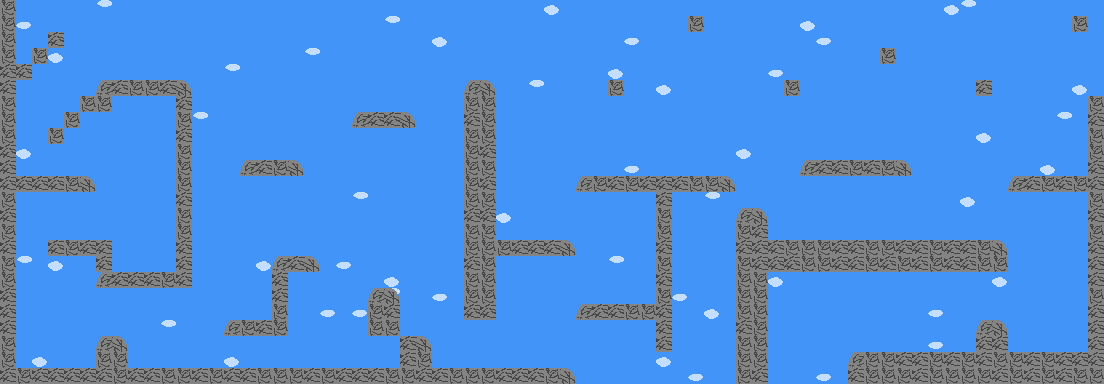

Tiled map render using the project's own tile images. Description and the map definition, with tile-layer contents summarised, below:
An orthogonal 69x24 tile map with 16x16 px tiles, 2 tile layers (Background, Foreground), 2 tilesets and 170 objects.

<map version="1.0" orientation="orthogonal" renderorder="right-down" width="69" height="24" tilewidth="16" tileheight="16" nextobjectid="238">
 <tileset firstgid="1" name="backgroundTileset" tilewidth="16" tileheight="16" tilecount="16" columns="4">
  <image source="backgroundTileset.png" width="64" height="64" />
 </tileset>
 <tileset firstgid="17" name="groundTileset" tilewidth="16" tileheight="16" tilecount="16" columns="4">
  <image source="groundTileset.png" width="64" height="64" />
 </tileset>
 <layer name="Background" width="69" height="24">
  <data>[1656 cells, 1656 non-empty, 8 distinct tile ids]</data>
 </layer>
 <layer name="Foreground" width="69" height="24">
  <data>[1656 cells, 313 non-empty, 4 distinct tile ids]</data>
 </layer>
 <objectgroup name="Inanimate">
  <object id="1" x="848" y="352" width="256" height="32" />
  <object id="2" x="1088" y="176" width="16" height="176" />
  <object id="3" x="976" y="320" width="32" height="32" />
  <object id="6" x="736" y="240" width="272" height="32" />
  <object id="7" x="736" y="272" width="32" height="112" />
  <object id="8" x="1008" y="176" width="80" height="16" />
  <object id="9" x="576" y="176" width="160" height="16" />
  <object id="10" x="656" y="192" width="16" height="160" />
  <object id="11" x="576" y="304" width="80" height="16" />
  <object id="12" x="496" y="240" width="80" height="16" />
  <object id="14" x="16" y="368" width="560" height="16" />
  <object id="15" x="0" y="0" width="16" height="384" />
  <object id="16" x="16" y="176" width="80" height="16" />
  <object id="17" x="176" y="80" width="16" height="208" />
  <object id="18" x="96" y="80" width="80" height="16" />
  <object id="19" x="96" y="272" width="80" height="16" />
  <object id="20" x="240" y="160" width="64" height="16" />
  <object id="21" x="352" y="112" width="64" height="16" />
  <object id="73" x="464" y="80" width="32" height="240" />
  <object id="93" x="1088" y="96" width="16" height="80" />
  <object id="96" x="736" y="208" width="32" height="32" />
  <object id="102" x="800" y="160" width="112" height="16" />
  <object id="141" x="400" y="336" width="32" height="32" />
  <object id="142" x="368" y="288" width="32" height="48" />
  <object id="143" x="96" y="336" width="32" height="32" />
  <object id="144" x="224" y="320" width="64" height="16" />
  <object id="145" x="272" y="256" width="16" height="64" />
  <object id="146" x="288" y="256" width="32" height="16" />
  <object id="159" x="96" y="240" width="16" height="48" />
  <object id="160" x="48" y="240" width="64" height="16" />
  <object id="177" x="96" y="80" width="16" height="32" />
  <object id="184" x="48" y="128" width="16" height="16" />
  <object id="185" x="64" y="112" width="16" height="16" />
  <object id="186" x="80" y="96" width="16" height="16" />
  <object id="187" x="16" y="64" width="16" height="16" />
  <object id="188" x="32" y="48" width="16" height="16" />
  <object id="189" x="48" y="32" width="16" height="16" />
  <object id="190" x="976" y="80" width="16" height="16" />
  <object id="191" x="1072" y="16" width="16" height="16" />
  <object id="192" x="880" y="48" width="16" height="16" />
  <object id="193" x="784" y="80" width="16" height="16" />
  <object id="194" x="608" y="80" width="16" height="16" />
  <object id="195" x="688" y="16" width="16" height="16" />
 </objectgroup>
 <objectgroup name="PlatformVert">
  <object id="22" x="800" y="376" width="16" height="16" />
  <object id="23" x="1040" y="320" width="16" height="16" />
  <object id="26" x="48" y="352" width="16" height="16" />
  <object id="28" x="128" y="96" width="16" height="16" />
  <object id="30" x="48" y="160" width="16" height="16" />
 </objectgroup>
 <objectgroup name="PlatformBoundary">
  <object id="41" x="800" y="384" width="16" height="16" />
  <object id="42" x="800" y="256" width="16" height="16" />
  <object id="43" x="1040" y="352" width="16" height="16" />
  <object id="44" x="1040" y="176" width="16" height="16" />
  <object id="45" x="48" y="368" width="16" height="16" />
  <object id="46" x="128" y="272" width="16" height="16" />
  <object id="47" x="48" y="176" width="16" height="16" />
  <object id="48" x="128" y="80" width="16" height="16" />
  <object id="50" x="48" y="-16" width="16" height="16" />
  <object id="74" x="480" y="80" width="16" height="16" />
  <object id="76" x="1152" y="80" width="16" height="16" />
  <object id="147" x="400" y="336" width="16" height="16" />
  <object id="148" x="400" y="352" width="16" height="16" />
  <object id="149" x="112" y="336" width="16" height="16" />
  <object id="151" x="112" y="352" width="16" height="16" />
  <object id="158" x="48" y="240" width="16" height="16" />
 </objectgroup>
 <objectgroup name="KillerWater">
  <object id="51" x="576" y="384" width="16" height="16" />
  <object id="52" x="592" y="384" width="16" height="16" />
  <object id="53" x="608" y="384" width="16" height="16" />
  <object id="54" x="624" y="384" width="16" height="16" />
  <object id="55" x="640" y="384" width="16" height="16" />
  <object id="56" x="656" y="384" width="16" height="16" />
  <object id="57" x="672" y="384" width="16" height="16" />
  <object id="58" x="688" y="384" width="16" height="16" />
  <object id="59" x="704" y="384" width="16" height="16" />
  <object id="60" x="720" y="384" width="16" height="16" />
 </objectgroup>
 <objectgroup name="PreviousLevel">
  <object id="61" x="768" y="384" width="16" height="16" />
  <object id="62" x="784" y="384" width="16" height="16" />
  <object id="63" x="800" y="384" width="16" height="16" />
  <object id="64" x="816" y="384" width="16" height="16" />
  <object id="65" x="832" y="384" width="16" height="16" />
 </objectgroup>
 <objectgroup name="PlatformHori">
  <object id="80" x="1104" y="80" width="16" height="16" />
  <object id="81" x="528" y="80" width="16" height="16" />
 </objectgroup>
 <objectgroup name="NextLevel">
  <object id="83" x="1104" y="32" width="16" height="16" />
  <object id="84" x="1104" y="16" width="16" height="16" />
  <object id="85" x="1104" y="0" width="16" height="16" />
  <object id="86" x="1104" y="48" width="16" height="16" />
  <object id="87" x="1104" y="64" width="16" height="16" />
  <object id="88" x="1104" y="80" width="16" height="16" />
 </objectgroup>
 <objectgroup name="iKillerSpikesUp">
  <object id="103" x="896" y="176" width="16" height="16" />
  <object id="104" x="800" y="176" width="16" height="16" />
  <object id="105" x="1008" y="192" width="16" height="16" />
  <object id="107" x="1024" y="192" width="16" height="16" />
  <object id="108" x="1040" y="192" width="16" height="16" />
  <object id="109" x="1056" y="192" width="16" height="16" />
  <object id="110" x="1072" y="192" width="16" height="16" />
  <object id="156" x="16" y="192" width="16" height="16" />
  <object id="157" x="32" y="192" width="16" height="16" />
  <object id="161" x="48" y="256" width="16" height="16" />
  <object id="162" x="64" y="256" width="16" height="16" />
  <object id="163" x="80" y="256" width="16" height="16" />
  <object id="173" x="112" y="96" width="16" height="16" />
  <object id="174" x="128" y="96" width="16" height="16" />
  <object id="175" x="144" y="96" width="16" height="16" />
  <object id="176" x="160" y="96" width="16" height="16" />
  <object id="181" x="16" y="80" width="16" height="16" />
  <object id="182" x="32" y="64" width="16" height="16" />
  <object id="183" x="48" y="48" width="16" height="16" />
  </objectgroup>
 <objectgroup name="iKillerSpikesDown">
  <!-- 44 objects omitted --></objectgroup>
 <objectgroup name="aKillerSpikesUp">
  <!-- 5 objects omitted --></objectgroup>
 <objectgroup name="SpikePlatformLeft">
  <!-- 4 objects omitted --></objectgroup>
 <objectgroup name="SpikePlatformRight">
  <!-- 2 objects omitted --></objectgroup>
</map>
<!-- 64 of 170 objects omitted -->